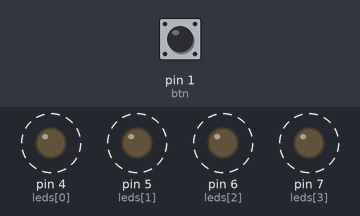
Recording of a sketch running on a simulated Arduino Uno, built with avr-gcc and run on an emulated ATmega328P. Shown: output pins drawn as LEDs (lit = HIGH). Dashed ring = blinking. The test bench sets the inputs (shaded band); at power-on: pin 1 (btn) HIGH. Random numbers use the default seed unless the sketch sets one.

Above: at 1.27 s.
1.3 s: pin 1 (btn) pulled LOW for 0.15 s
At 1.42 s:
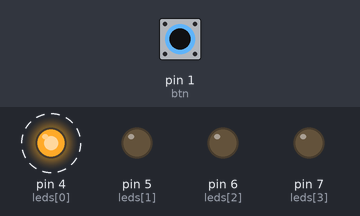
4.3 s: pin 1 (btn) pulled LOW for 1 s
At 4.65 s:
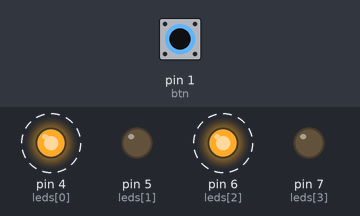
7.3 s: pin 1 (btn) pulled LOW for 0.15 s
At 7.5 s:
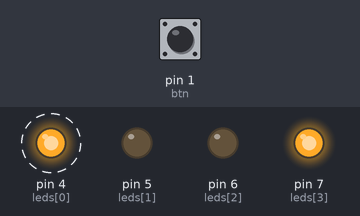
10.3 s: pin 1 (btn) pulled LOW for 3.2 s
16.5 s: pin 1 (btn) pulled LOW for 0.15 s
Timing chart, 0 to 25.8 s (numbered marks = the images above; inputs shaded):
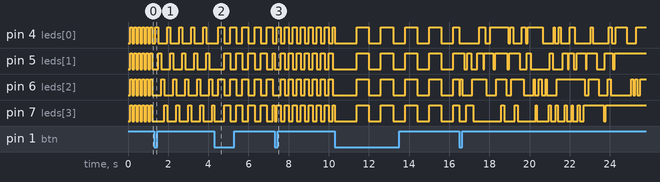

The sketch:

AshF_SS2.ino
```cpp
// --- 1. Variable Declarations (Requirement: at least 3) ---
const int leds[] = {4, 5, 6, 7};    // Pins for 4 LEDs
const int btn = 1;                  // Pin for Button
int mode = 0;                       // Current pattern (0-5)
bool lastState = LOW;               // For button edge detection
unsigned long prevTime = 0;         // For non-blocking animations
int blinkState = LOW;               // Toggle for blinking patterns

void setup() {
  for (int i = 0; i < 4; i++) pinMode(leds[i], OUTPUT);
  pinMode(btn, INPUT); // Assumes external 10k pull-down resistor
}

void loop() {
  // --- 2. digitalRead() & Logic (Requirement) ---
  bool reading = digitalRead(btn);

  // Detect "Falling Edge" (Button Released)
  // 3. Conditional with Logical Comparator (Requirement)
  if (reading == LOW && lastState == HIGH) {
    mode++;
    if (mode > 5) mode = 0; // Cycle back to first pattern
    clear();                // Reset LEDs when switching
  }
  lastState = reading;

  // --- 4. Run Patterns (Requirement: 6 Unique Patterns) ---
  unsigned long now = millis();

  if (mode == 0) { // PATTERN 0: Fast Strobe All
    if (now - prevTime >= 100) {
      prevTime = now;
      blinkState = !blinkState;
      setAll(blinkState);
    }
  }
  else if (mode == 1) { // PATTERN 1: The "Chaser" (One by one)
    if (now - prevTime >= 150) {
      prevTime = now;
      static int chase = 0;
      clear();
      digitalWrite(leds[chase], HIGH);
      chase = (chase + 1) % 4;
    }
  }
  else if (mode == 2) { // PATTERN 2: Alternating Pairs
    if (now - prevTime >= 300) {
      prevTime = now;
      blinkState = !blinkState;
      digitalWrite(leds[0], blinkState); digitalWrite(leds[2], blinkState);
      digitalWrite(leds[1], !blinkState); digitalWrite(leds[3], !blinkState);
    }
  }
  else if (mode == 3) { // PATTERN 3: In-Out Bounce
    if (now - prevTime >= 200) {
      prevTime = now;
      blinkState = !blinkState;
      digitalWrite(leds[0], blinkState); digitalWrite(leds[3], blinkState);
      digitalWrite(leds[1], !blinkState); digitalWrite(leds[2], !blinkState);
    }
  }
  else if (mode == 4) { // PATTERN 4: Slow Heartbeat
    if (now - prevTime >= 600) {
      prevTime = now;
      blinkState = !blinkState;
      setAll(blinkState);
    }
  }
  else if (mode == 5) { // PATTERN 5: Random Sparkle
    if (now - prevTime >= 50) {
      prevTime = now;
      digitalWrite(leds[random(0,4)], random(0,2));
    }
  }
}

// Helper Functions (Requirement: digitalWrite)
void setAll(int state) {
  for (int i = 0; i < 4; i++) digitalWrite(leds[i], state);
}

void clear() {
  setAll(LOW);
}
```
